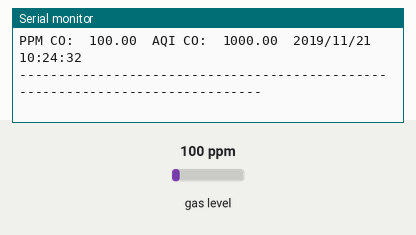
Recording of a sketch running on a simulated ESP8266 (NodeMCU). Parts: the last lines printed to the serial monitor. The inputs (shaded band) are chosen by the test bench; at power-on: gas level 100 ppm. WiFi joins after 1.5 s; servers stay silent unless stated; network time is answered at once with the bench clock; the local clock reads 2024-03-15 10:24:30 at power-on unless the sketch sets it.

Above: at 2.7 s.
2.8 s: gas level set to 20 ppm
At 4.8 s:
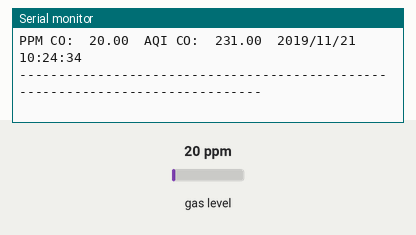
5.5 s: gas level set to 250 ppm
At 6.4 s:
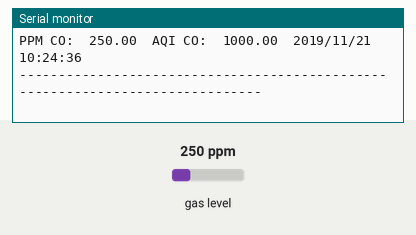
Timing chart, 0 to 8.5 s (numbered marks = the images above; inputs shaded):
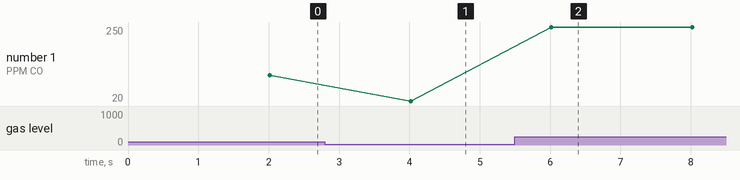

The sketch:

co-arduino.ino
```cpp
#include <ESP8266WiFi.h>
#include <NTPClient.h>
#include <WiFiUdp.h>
#include <TimeLib.h>
#include <math.h>
/*sdafasd
   double x
   x = round(2.5)
   x = floor(10 * 7)/10
*/
//////////////////////////WIFI//CREDENCIALES///////////////////////////////////////////////////
#define STASSID "GT_TeamKairos"
#define STAPSK  "$kair0s2019"
const char* ssid     = STASSID;
const char* password = STAPSK;
////////////////////////PIN//PARA//EL//SENSOR//DE//CO////////////////////////////////////////
#include "MQ7.h"
MQ7 pinMQ(A0, 5.0);
float medidaCO = 0;
unsigned long previousMillis_2 = 0;
////////////////////PARA//EL//SERVER/NTP////////////////////////////////////////////////////
const long utcOffsetInSeconds = -18000;
WiFiUDP ntpUDP;
NTPClient timeClient(ntpUDP, "south-america.pool.ntp.org", utcOffsetInSeconds);
time_t t;
String fecha;
////////////////////////////////////////////////////////////////////////////////////////////

void setup() {
  /////////////////////////////////////////////////////////////////////////////////////////////
  Serial.begin(9600);
  Serial.print("Node MCU Chip Id : ");
  String chip_id = String(ESP.getChipId());
  Serial.println(chip_id);
  Serial.print("'Conectando Modulo' a la RED WiFi espere por favor (...) : ");
  Serial.println(ssid);
  WiFi.begin(ssid, password);
  while (WiFi.status() != WL_CONNECTED) {
    delay(500);
    Serial.print(".");
  }
  Serial.println("");
  Serial.println("WiFi Conectado");
  Serial.println("Mi direccion IP: ");
  Serial.println(WiFi.localIP());
  /////////////////////////////////////////////////////////////////////////////////////////////

  Serial.println("PPM CO to AQI");

  timeClient.begin();
  setTime(timeClient.getHours(), timeClient.getMinutes(), timeClient.getSeconds(), 21, 11, 2019);
  timeClient.update();

}

void loop() {
  t = now();//Declaramos la variable time_t t
  unsigned long currentMillis_2 = millis();
  if (currentMillis_2 - previousMillis_2 >= 2000) {
    previousMillis_2 = currentMillis_2;
    medidaCO = pinMQ.getPPM(); //Lemos la salida analógica del MQ

    Serial.println("------------------------------------------------------------------------------");
    Serial.print("PPM CO:  ");
    Serial.print(medidaCO);
    Serial.print("\t");
    Serial.print("AQI CO:  ");
    Serial.print(calcularCO(medidaCO));
    Serial.print("\t");
    Serial.println(getRealTime());
    Serial.println("------------------------------------------------------------------------------");


  }
}
String getRealTime() {
  //2019-07-23 21:48:01
  String anio = String(year(t));
  String mes  = String(month(t));
  String dia  = String(day(t));
  String hora = timeClient.getFormattedTime();
  String fecha =  anio + "/" + mes + "/" + dia + " " + hora;
  fecha.trim();
  //delay(1000);
  return fecha;
}
static double calcularCO(double concentration) {

  double conc = concentration;
  double c;
  double AQI;
  c = floor(10 * conc) / 10;

  if (c >= 0 && c < 4.5) {
    AQI = Linear(50, 0, 4.4, 0, c);
  } else if (c >= 4.5 && c < 9.5) {
    AQI = Linear(100, 51, 9.4, 4.5, c);
  } else if (c >= 9.5 && c < 12.5) {
    AQI = Linear(150, 101, 12.4, 9.5, c);
  } else if (c >= 12.5 && c < 15.5) {
    AQI = Linear(200, 151, 15.4, 12.5, c);
  } else if (c >= 15.5 && c < 30.5) {
    AQI = Linear(300, 201, 30.4, 15.5, c);
  } else if (c >= 30.5 && c < 40.5) {
    AQI = Linear(400, 301, 40.4, 30.5, c);
  } else if (c >= 40.5 && c < 50.5) {
    AQI = Linear(500, 401, 50.4, 40.5, c);
  } else {
    AQI = 1000;
  }
  return AQI;

}
static double Linear(double AQIhigh, double AQIlow, double Conchigh, double Conclow, double concentration) {
  double linear;
  double conc = concentration;
  double a;
  a = (conc - Conclow) / (Conchigh - Conclow) * (AQIhigh - AQIlow) + AQIlow;
  linear = round(a);
  return linear;
}
```

Measured:
- after the input at 2.8 s, the serial monitor: prints a new line after 1.2 s (image 1)
- after the input at 5.5 s, the serial monitor: prints a new line after 0.52 s (image 2)
- plotted number 1: 100 → 20 after the input at 2.8 s, 20 → 250 after the input at 5.5 s
